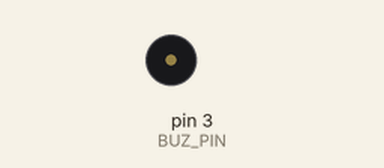
Simulated run of this sketch. Board: Arduino Uno, built with avr-gcc and run on an emulated ATmega328P. Parts: buzzer (waves = sounding).

Above: at 0.1 s.
Timing chart, 0 to 1.6 s (numbered marks = the images above):
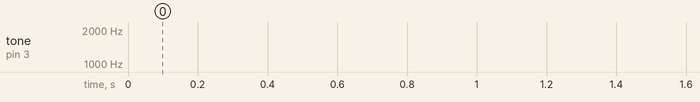

The sketch:

_buzzer_siren.ino
```cpp
#define TIME 10
#define BUZ_PIN 3

int frequency = 0;

void setup()
{
  pinMode(BUZ_PIN ,OUTPUT); // buzzer
}

void loop()
{
  for (frequency = 150; frequency < 1800; frequency += 1)
  {
    tone(BUZ_PIN, frequency, TIME);
    delay(1);
  }
  for (frequency = 1800; frequency > 150; frequency -= 1)
  {
    tone(BUZ_PIN, frequency, TIME);
    delay(1);
  }
}
```
